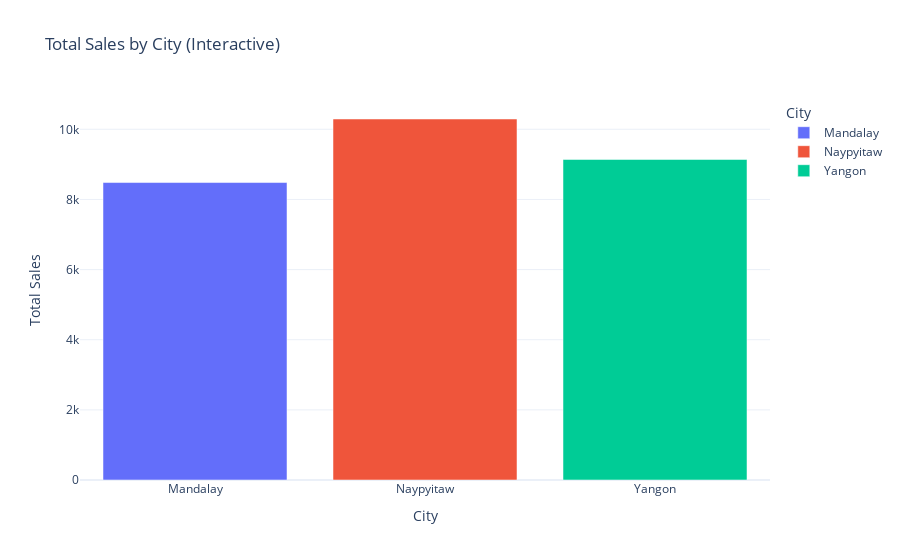

Source (notebook cell):
### Code cell
# Add hover information
fig_city_sales.update_traces(hovertemplate="City: %{x}<br>Total Sales: %{y:.2f}")

### Figure 1 — Plotly figure (JSON) as saved in the notebook; plotly's stock layout.template omitted (floating-point values rounded to 4 significant figures)
{"data": [{"hovertemplate": "City: %{x}<br>Total Sales: %{y:.2f}", "legendgroup": "Mandalay", "marker": {"color": "#636efa", "pattern": {"shape": ""}}, "name": "Mandalay", "orientation": "v", "showlegend": true, "textposition": "auto", "type": "bar", "x": ["Mandalay"], "xaxis": "x", "y": [8482.0], "yaxis": "y"}, {"hovertemplate": "City: %{x}<br>Total Sales: %{y:.2f}", "legendgroup": "Naypyitaw", "marker": {"color": "#EF553B", "pattern": {"shape": ""}}, "name": "Naypyitaw", "orientation": "v", "showlegend": true, "textposition": "auto", "type": "bar", "x": ["Naypyitaw"], "xaxis": "x", "y": [10290.0], "yaxis": "y"}, {"hovertemplate": "City: %{x}<br>Total Sales: %{y:.2f}", "legendgroup": "Yangon", "marker": {"color": "#00cc96", "pattern": {"shape": ""}}, "name": "Yangon", "orientation": "v", "showlegend": true, "textposition": "auto", "type": "bar", "x": ["Yangon"], "xaxis": "x", "y": [9140.0], "yaxis": "y"}], "layout": {"barmode": "relative", "legend": {"title": {"text": "City"}, "tracegroupgap": 0}, "title": {"text": "Total Sales by City (Interactive)"}, "xaxis": {"anchor": "y", "categoryarray": ["Mandalay", "Naypyitaw", "Yangon"], "categoryorder": "array", "domain": [0, 1], "title": {"text": "City"}}, "yaxis": {"anchor": "x", "domain": [0, 1], "title": {"text": "Total Sales"}}}}
